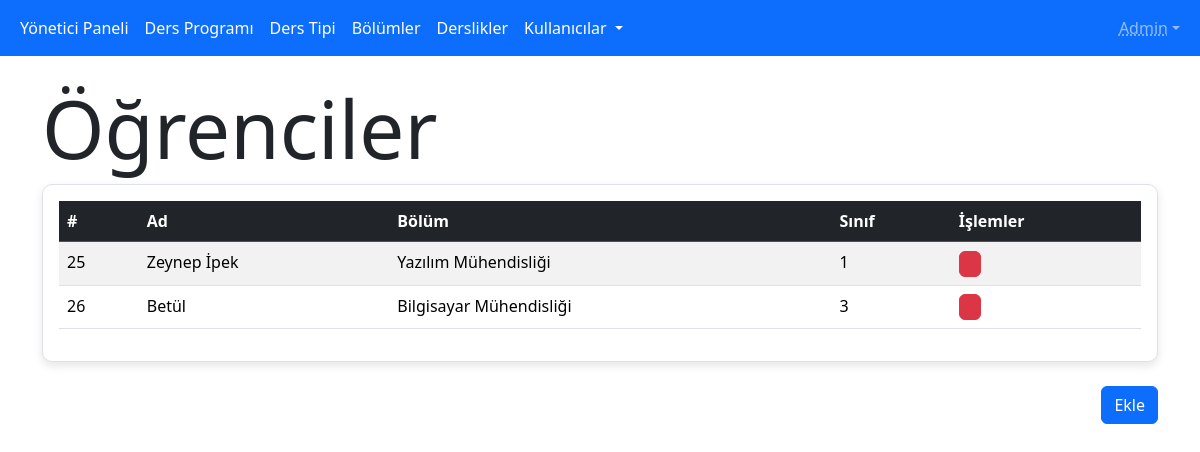
Page /dashboard/student (signed in) on the committed database.
### website/models.py (models this page shows)
class BaseModel(Model):
    class Meta:
        database = db

class User(BaseModel):
    name = CharField(max_length=255)
    department = ForeignKeyField(Department, backref='users',
                                 null=True)  # Eğer kullanıcı öğrenci değilse, boş olabilir.
    grade = IntegerField(null=True)  # Öğrenci değilse boş olabilir.
    type = IntegerField()  # 0: Öğrenci, 1: Öğretim Görevlisi, 2: Yönetici
    password = CharField(max_length=255) # Şifre
    class Meta:
        table_name = 'users'

class Department(BaseModel):
    name = CharField(max_length=255)
    short_name = CharField(max_length=5, unique=True)
    max_hour = IntegerField()
    class Meta:
        table_name = 'departments'

### website/dashboard.py (the view)
@dashboard.route('/student')
def student_page():
    students = User.select().where(User.type == 0)
    return render_template('student/index.html', students=students)

### website/__init__.py (called while the page is built)
def create_app() -> Flask:
    app = Flask(__name__)
    app.secret_key = "B1zdkpOQ3AbJBvSaJrlCWMITM1uQwwmIbTImjIRFGkSr74J1TDp6J3Yzzl4a3Qgq96vMNf0hSSD0fouM"
    app.config['ROOT_URL'] = Path(__file__).parent.parent
    print(f"Proje {app.config['ROOT_URL']} dizininde çalıştırılıyor")
    @app.before_request
    def login_required():
        if not ((session.get('id', None)) or
                (request.endpoint and request.endpoint in ('auth.login', 'static'))):
            flash('Önce Giriş Yapın', 'danger'),
            return redirect(url_for('auth.login', next=request.url))
    app.register_blueprint(auth, url_prefix='/auth')
    app.register_blueprint(dashboard, url_prefix='/dashboard')
    app.register_blueprint(website)
    return app

### website/dashboard.py (called while the page is built)
@dashboard.before_request
def before_request():
    if session.get('type', 0) != 2:
        flash("Yönetici değilsiniz!", "danger")
        return redirect(url_for('auth.login'))

### website/templates/dashboard/student/index.html (shortened to what this page needs)
{% extends "dashboard/layout.html" %}
{% block content %}
    <h1 class="display-1">Öğrenciler</h1>
        <div class="row justify-content-center">
            <div class="w-100">
                <div class="table-container p-3 bg-white overflow-y-auto">
                    <table class="table table-striped table-hover">
                        <thead class="table-dark">
                            <tr>
                                <th>#</th>
                                <th>Ad</th>
                                <th>Bölüm</th>
                                <th>Sınıf</th>
                                <th>İşlemler</th>
                            </tr>
                        </thead>
                        <tbody>
                            {% for student in students  %}
                                <tr>
                                    <td>{{ student.id }}</td>
                                    <td>{{ student.name }}</td>
                                    <td>{{ student.department.name }}</td>
                                    <td>{{ student.grade }}</td>
                                    <td>
                                        <a href="{{ url_for('dashboard.student_delete', id=student.id) }}" class="btn btn-danger px-1 py-0" onclick="return window.confirm('Silmek istediğinize emin misiniz?')">
                                            <i class="bi bi-x-lg"></i>
                                        </a>
                                    </td>
                                </tr>
                            {% endfor %}
                        </tbody>
                    </table>
                </div>
            </div>
        </div>
    <br>
    <a href="{{ url_for('dashboard.student_add') }}" class="btn btn-primary float-end">Ekle</a>
{% endblock %}

### website/templates/dashboard/student/index.html (style rules this page uses)
.table-container { max-height: 500px; border: 1px solid #dee2e6; border-radius: 10px; box-shadow: 0 4px 10px rgba(0, 0, 0, 0.1); }

### rows in the picture
User: id "25", name "Zeynep İpek", department.name "Yazılım Mühendisliği", grade "1"
User: id "26", name "Betül", department.name "Bilgisayar Mühendisliği", grade "3"

### other values in the picture
{{ session['name'] }} "Admin"
